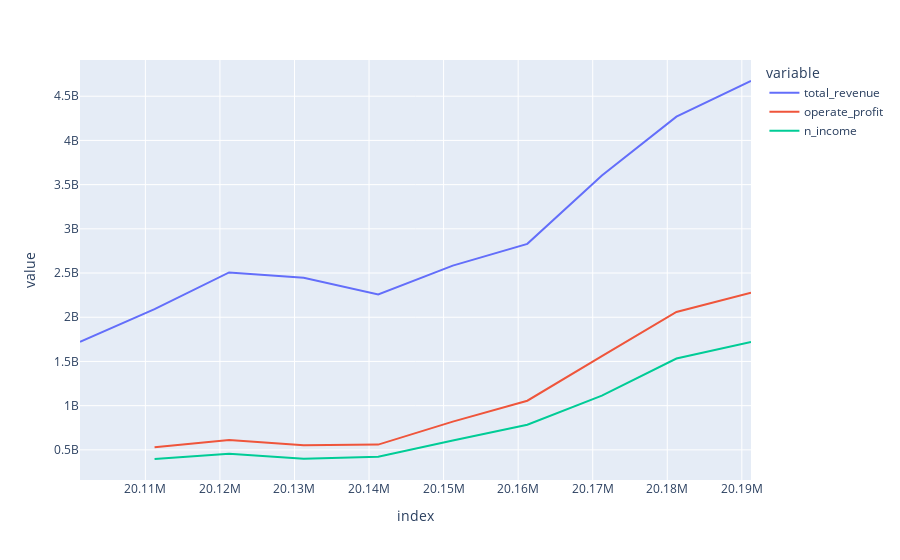

Notebook cell for this chart:
### Code cell
px.line(income, y=['total_revenue','operate_profit','n_income'])

### Figure 1 — Plotly figure (JSON) as saved in the notebook; plotly's stock layout.template omitted (floating-point values rounded to 4 significant figures)
{"data": [{"hovertemplate": "variable=total_revenue<br>index=%{x}<br>value=%{y}<extra></extra>", "legendgroup": "total_revenue", "line": {"color": "#636efa", "dash": "solid"}, "mode": "lines", "name": "total_revenue", "orientation": "v", "showlegend": true, "type": "scatter", "x": ["20101231", "20111231", "20121231", "20131231", "20141231", "20151231", "20161231", "20171231", "20181231", "20191231"], "xaxis": "x", "y": [1722510000, 2092000000.0, 2507000000.0, 2447000000.0, 2259000000.0, 2584000000.0, 2830000000.0, 3603000000.0, 4269000000.0, 4672000000.0], "yaxis": "y"}, {"hovertemplate": "variable=operate_profit<br>index=%{x}<br>value=%{y}<extra></extra>", "legendgroup": "operate_profit", "line": {"color": "#EF553B", "dash": "solid"}, "mode": "lines", "name": "operate_profit", "orientation": "v", "showlegend": true, "type": "scatter", "x": ["20101231", "20111231", "20121231", "20131231", "20141231", "20151231", "20161231", "20171231", "20181231", "20191231"], "xaxis": "x", "y": [null, 531000000.0, 610600000.0, 551100000.0, 559500000.0, 819700000.0, 1056000000.0, 1561000000.0, 2060000000.0, 2278000000.0], "yaxis": "y"}, {"hovertemplate": "variable=n_income<br>index=%{x}<br>value=%{y}<extra></extra>", "legendgroup": "n_income", "line": {"color": "#00cc96", "dash": "solid"}, "mode": "lines", "name": "n_income", "orientation": "v", "showlegend": true, "type": "scatter", "x": ["20101231", "20111231", "20121231", "20131231", "20141231", "20151231", "20161231", "20171231", "20181231", "20191231"], "xaxis": "x", "y": [null, 396700000.0, 456000000.0, 398200000.0, 422100000.0, 605400000.0, 783500000.0, 1114000000.0, 1533000000.0, 1720000000.0], "yaxis": "y"}], "layout": {"legend": {"title": {"text": "variable"}, "tracegroupgap": 0}, "margin": {"t": 60}, "xaxis": {"anchor": "y", "domain": [0, 1], "title": {"text": "index"}}, "yaxis": {"anchor": "x", "domain": [0, 1], "title": {"text": "value"}}}}
